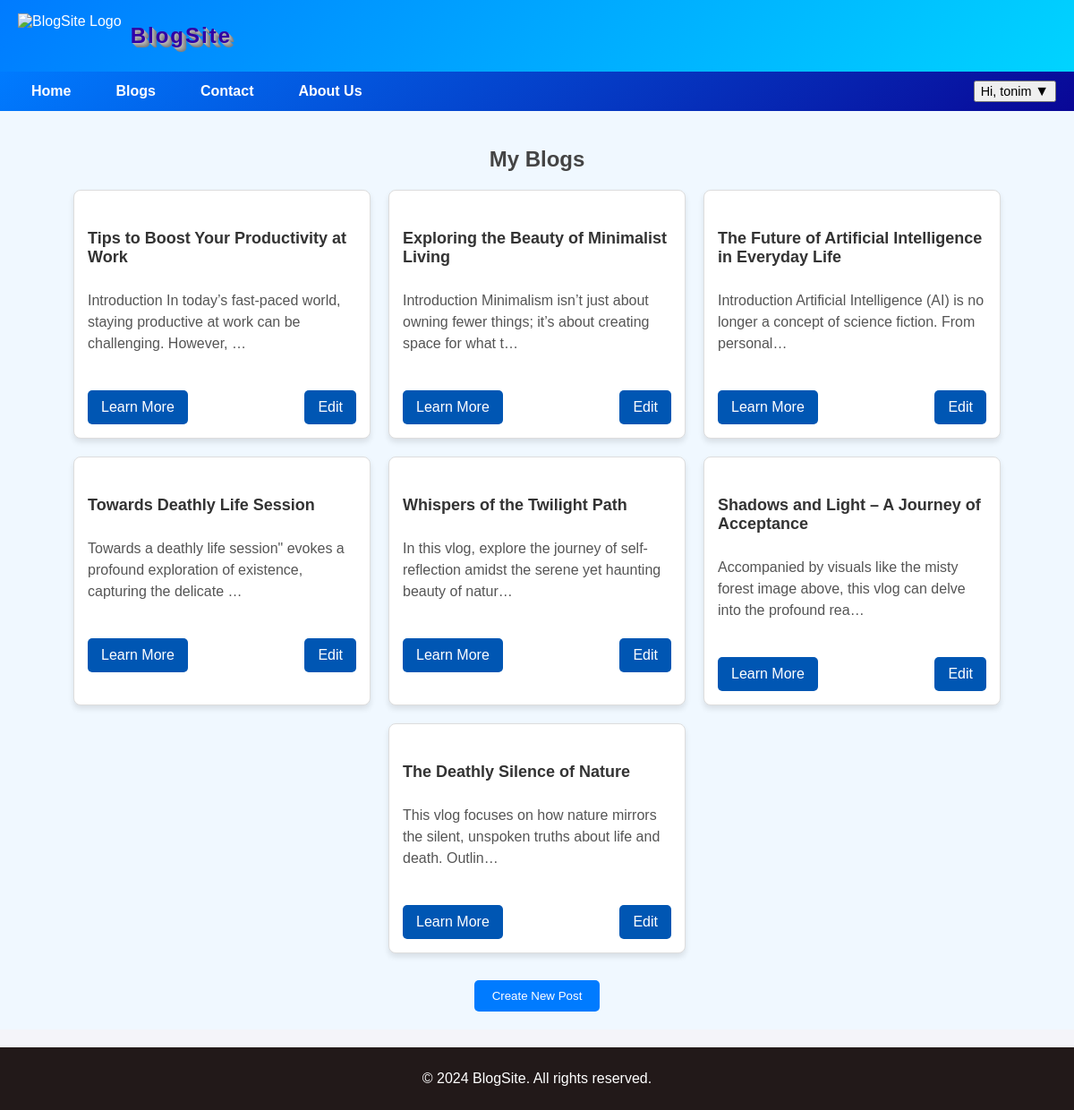
Page /manage-blogs/ (signed in) on the committed database.
### post/models.py (models this page shows, shortened)
class Post(models.Model):
    title = models.CharField(max_length=255)
    author = models.ForeignKey(User, on_delete=models.CASCADE)
    body = models.TextField()
    created_on = models.DateTimeField(default=timezone.now)
    image = models.ImageField(upload_to='blog_images/', blank=True, null=True)

### post/views.py (the view)
# urls.py: path('manage-blogs/', views.manage_blogs, name='manage_blogs'),
@login_required
def manage_blogs(request):
    if request.method == 'POST':
        form = PostForm(request.POST, request.FILES)
        if form.is_valid():
            post = form.save(commit=False)
            post.author = request.user
            post.save()
            return redirect('manage_blogs')
    else:
        form = PostForm()
    user_posts = Post.objects.filter(author=request.user)
    return render(request, 'blog/manage_blogs.html', {'form': form, 'user_posts': user_posts})

### post/templates/blog/manage_blogs.html (shortened to what this page needs)
{% extends 'base.html' %}
{% block content %}
<section style="padding: 20px; background: aliceblue;">
    <h2 style="text-align: center; color: #444;">My Blogs</h2>
    <div class="blog-list" style="display: flex; flex-wrap: wrap; justify-content: center; gap: 20px; margin-top: 20px;">
        {% for post in user_posts %}
        <div class="blog-card" style="width: 300px; border: 1px solid #ddd; border-radius: 8px; padding: 15px; box-shadow: 0 4px 6px rgba(0, 0, 0, 0.1); background: #fff;">
            <h3 style="font-size: 18px; color: #333; margin-bottom: 10px;">{{ post.title }}</h3>
            <p style="color: #555; margin-bottom: 15px;">{{ post.body|truncatechars:100 }}</p>
            <div style="display: flex; justify-content: space-between;">
                <a href="{% url 'blog_detail' post.id %}" style="text-decoration: none; color: #ffffff;">Learn More</a>
                <a href="{% url 'edit_blog' post.id %}" style="text-decoration: none; color: #ffffff;">Edit</a>
            </div>
        </div>
        {% endfor %}
    </div>
    <div style="text-align: center; margin-top: 30px;">
        <button id="createPostButton" style="padding: 10px 20px; background: #007BFF; color: white; border: none; border-radius: 5px; cursor: pointer;">
            Create New Post
        </button>
    </div>
</section>
{% endblock %}

### templates/base.html (shortened to what this page needs)
{% load static %}
<!DOCTYPE html>
<html lang="en">
<head>
    <link rel="stylesheet" href="{% static 'css/style.css' %}">
</head>
<body>
    <header >
        <div class="header-content">
            <img src="{% static 'images/logo.png' %}" alt="BlogSite Logo" class="logo"">
            <h1 style="font-size: 24px;color: #3100a5;  ">BlogSite</h1>
        </div>
    </header>
    <nav class="navbar">
        <ul id="nav-items">
            <li><a href="{% url 'home' %}" >Home</a></li>
            <li><a href="{% url 'manage_blogs' %}" >Blogs</a></li>
            <li><a href="{% url 'contact' %}">Contact</a></li>
            <li><a href="{% url 'about' %}">About Us</a></li>
        </ul>
        {% if user.is_authenticated %}
            <div style="position: relative;">
                <button id="user-button" >
                    <span style="font-size: 0.9rem;">Hi, {{ user.username }}</span>
                    <span style="font-size: 1rem;">▼</span>
                </button>
            </div>
        {% endif %}
    </nav>
    <main>
        {% block content %}
        {% endblock %}
    </main>
    <footer>
        <p>&copy; 2024 BlogSite. All rights reserved.</p>
    </footer>
</body>
</html>

### static/css/style.css (style rules this page uses)
body { font-family: 'Arial', sans-serif; margin: 0; padding: 0; background: #f4f4f9; color: #333; }
header { background: linear-gradient(135deg, #007bff, #00d4ff); display: flex; align-items: center; justify-content: start; color: #fff; padding: 10px 20px; box-shadow: 0px 2px 4px rgba(0, 0, 0, 0.1); }
.header-content { display: flex; align-items: center; gap: 10px; }
.logo { height: 50px; margin: 0; }
.navbar { display: flex; justify-content: space-between; align-items: center; background: linear-gradient(140deg, #007bff, #090796); color: white; padding: 10px 20px; position: relative; z-index: 1500; }
nav a { color: white; text-decoration: none; margin: 0 15px; font-weight: bold; font-size: 1rem; transition: color 0.3s ease; }
nav ul { display: flex; list-style: none; margin: 0; padding: 0; gap: 20px; }
nav li { margin: 0; }
header h1 { font-size: 4rem; font-weight: bold; color: #090796; text-shadow: 1px 1px 0px #b3b3b3, 2px 2px 0px #a6a6a6, 3px 3px 0px #999999, 4px 4px 0px #8c8c8c, 5px 5px 0px #808080; letter-spacing: 2px; }
.blog-card { background: white; border-radius: 8px; box-shadow: 0 4px 6px rgba(0, 0, 0, 0.1); overflow: hidden; transition: transform 0.3s ease; padding: 15px; }
.blog-card h3 { font-size: 1.8rem; padding: 10px 0; color: #333; }
.blog-card p { color: #666; font-size: 1rem; line-height: 1.5; padding-bottom: 10px; }
.blog-card a { display: inline-block; margin-top: 15px; text-decoration: none; background: #0056b3; color: #fff; padding: 10px 15px; border-radius: 5px; text-align: center; transition: background 0.3s ease; }
footer { background: #221919; color: white; text-align: center; padding: 10px 0; margin-top: 20px; position: relative; width: 100%; bottom: 0; }

### rows in the picture
Post: title "Tips to Boost Your Productivity at Work", body "Introduction In today’s fast-paced world, staying productive at work can be challenging. However, …"
Post: title "Exploring the Beauty of Minimalist Living", body "Introduction Minimalism isn’t just about owning fewer things; it’s about creating space for what t…"
Post: title "The Future of Artificial Intelligence in Everyday Life", body "Introduction Artificial Intelligence (AI) is no longer a concept of science fiction. From personal…"
Post: title "Towards Deathly Life Session", body "Towards a deathly life session\" evokes a profound exploration of existence, capturing the delicate …"
Post: title "Whispers of the Twilight Path", body "In this vlog, explore the journey of self-reflection amidst the serene yet haunting beauty of natur…"
Post: title "Shadows and Light – A Journey of Acceptance", body "Accompanied by visuals like the misty forest image above, this vlog can delve into the profound rea…"
Post: title "The Deathly Silence of Nature", body "This vlog focuses on how nature mirrors the silent, unspoken truths about life and death. Outlin…"

### other values in the picture
{{ user.username }} "tonim"
